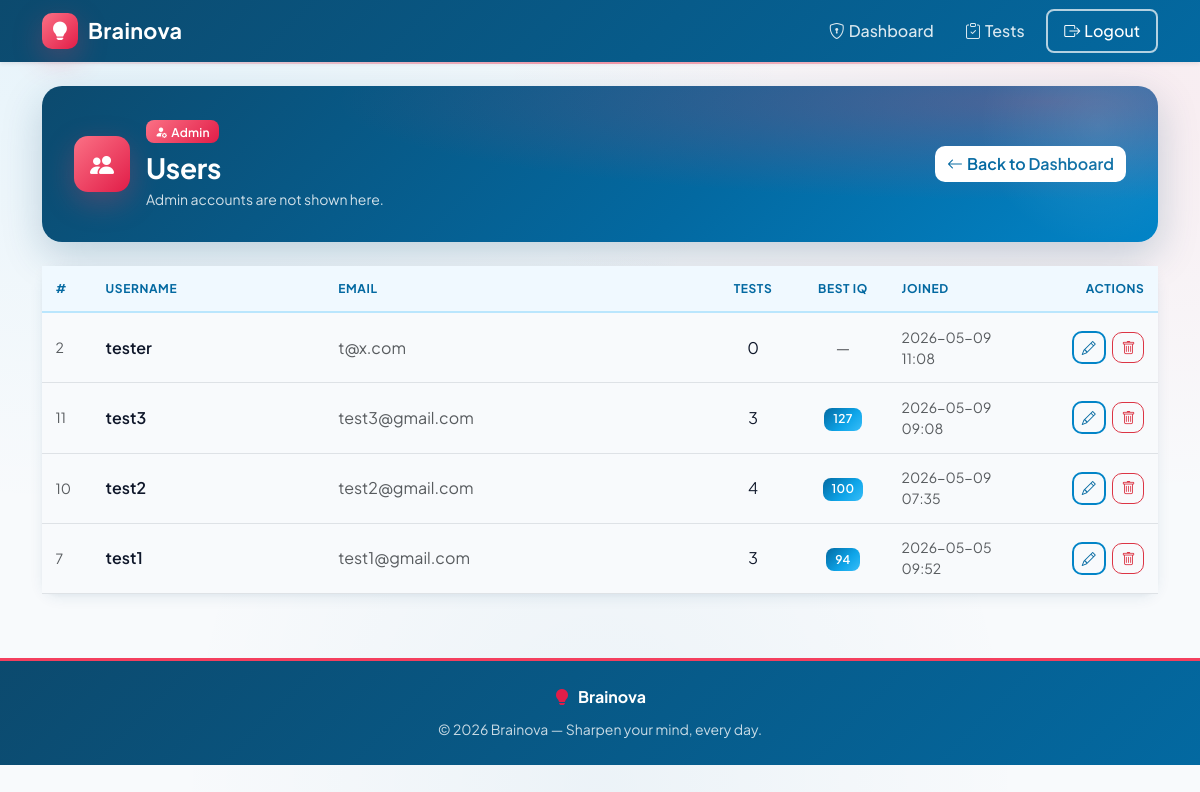
/admin/users (signed in), run on an earlier commit of the app's database.
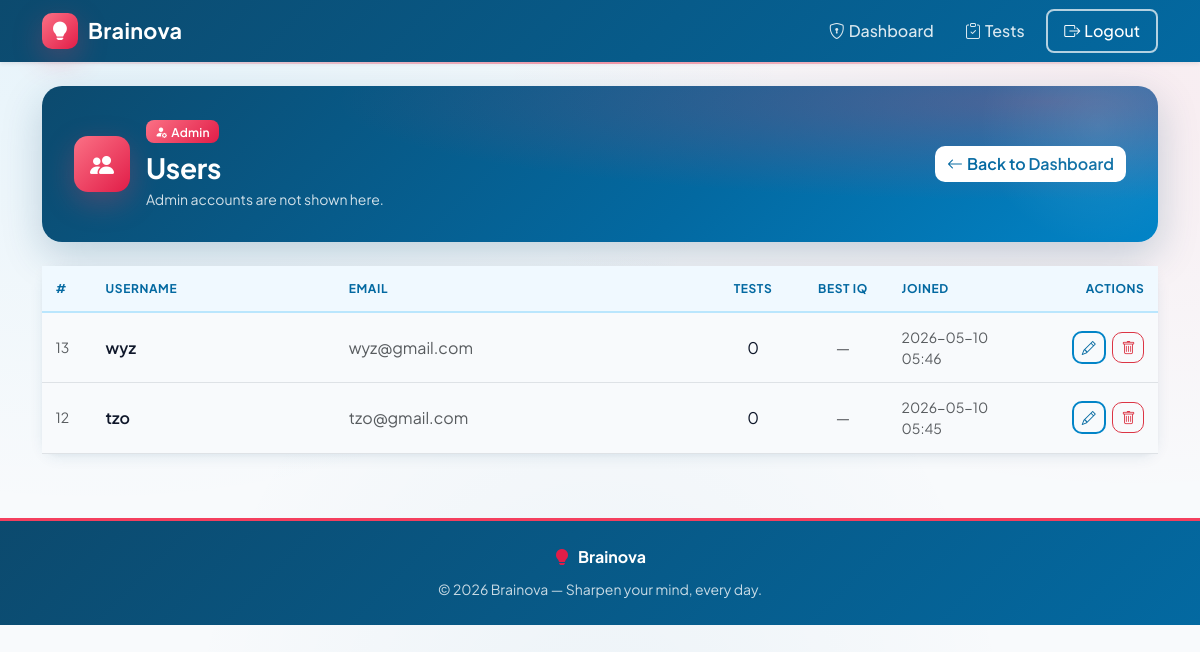
And on a later commit of the database.
### tables this page shows
CREATE TABLE users (
    id INTEGER PRIMARY KEY AUTOINCREMENT,
    username TEXT NOT NULL UNIQUE,
    email TEXT NOT NULL UNIQUE,
    password TEXT NOT NULL,
    is_admin INTEGER DEFAULT 0,
    created_at TIMESTAMP DEFAULT CURRENT_TIMESTAMP
);

### routes/admin.py (the view)
@admin_bp.route('/users')
@admin_required
def users():
    db = get_db()
    rows = db.execute(
        '''SELECT u.id, u.username, u.email, u.created_at,
                  COUNT(tr.id) AS test_count,
                  MAX(tr.iq_score) AS best_iq
           FROM users u
           LEFT JOIN test_results tr ON tr.user_id = u.id
           WHERE u.is_admin = 0
           GROUP BY u.id
           ORDER BY u.created_at DESC'''
    ).fetchall()
    db.close()
    return render_template('admin/users.html', users=rows)

### app.py (called while the page is built)
@app.context_processor
def inject_notification_count():
    if 'user_id' in session and not session.get('is_admin'):
        return {'unread_notifications': unread_count(session['user_id'])}
    return {'unread_notifications': 0}

### database.py (called while the page is built)
def get_db():
    conn = sqlite3.connect(DATABASE)
    conn.row_factory = sqlite3.Row
    conn.execute("PRAGMA foreign_keys = ON")
    return conn

### routes/admin.py (called while the page is built)
def admin_required(f):
    @wraps(f)
    def decorated(*args, **kwargs):
        if 'user_id' not in session:
            flash('Please log in.', 'warning')
            return redirect(url_for('auth.login'))
        if not session.get('is_admin'):
            flash('Admin access required.', 'danger')
            return redirect(url_for('index'))
        return f(*args, **kwargs)
    return decorated

### templates/admin/users.html (shortened to what this page needs)
{% extends "base.html" %}
{% block content %}
<div class="page-banner d-flex justify-content-between align-items-center flex-wrap gap-3">
  <div class="d-flex align-items-center gap-3">
    <div class="banner-icon"><i class="bi bi-people-fill"></i></div>
    <div>
      <span class="badge bg-warning text-dark mb-2"><i class="bi bi-person-fill-gear me-1"></i>Admin</span>
      <h3 class="fw-bold mb-1">Users</h3>
      <p class="mb-0 small">Admin accounts are not shown here.</p>
    </div>
  </div>
  <a href="{{ url_for('admin.dashboard') }}" class="btn btn-light">
    <i class="bi bi-arrow-left me-1"></i>Back to Dashboard
  </a>
</div>
<div class="card border-0 shadow-sm">
  <div class="card-body p-0">
    {% if users %}
      <div class="table-responsive">
        <table class="table table-hover align-middle mb-0">
          <thead class="table-light">
            <tr>
              <th style="width:50px">#</th>
              <th>Username</th>
              <th>Email</th>
              <th style="width:90px" class="text-center">Tests</th>
              <th style="width:90px" class="text-center">Best IQ</th>
              <th style="width:140px">Joined</th>
              <th style="width:130px" class="text-end">Actions</th>
            </tr>
          </thead>
          <tbody>
            {% for u in users %}
            <tr>
              <td class="text-muted small">{{ u['id'] }}</td>
              <td class="fw-semibold">{{ u['username'] }}</td>
              <td class="text-muted">{{ u['email'] }}</td>
              <td class="text-center">{{ u['test_count'] }}</td>
              <td class="text-center">
                {% if u['best_iq'] %}
                  <span class="badge bg-primary">{{ u['best_iq'] }}</span>
                {% else %}
                  <span class="text-muted">—</span>
                {% endif %}
              </td>
              <td class="text-muted small">{{ u['created_at'][:16] }}</td>
              <td class="text-end">
                <a href="{{ url_for('admin.edit_user', user_id=u['id']) }}"
                   class="btn btn-sm btn-outline-primary me-1" title="Edit">
                  <i class="bi bi-pencil"></i>
                </a>
                <form method="POST" action="{{ url_for('admin.delete_user', user_id=u['id']) }}"
                      class="d-inline"
                      onsubmit="return confirm('Delete user &quot;{{ u['username'] }}&quot; and all their test results? This cannot be undone.')">
                  <button type="submit" class="btn btn-sm btn-outline-danger" title="Delete">
                    <i class="bi bi-trash"></i>
                  </button>
                </form>
              </td>
            </tr>
            {% endfor %}
          </tbody>
        </table>
      </div>
    {% else %}
      <div class="text-center py-5 text-muted">
        <i class="bi bi-people display-4 d-block mb-3"></i>
        <p>No registered users yet.</p>
      </div>
    {% endif %}
  </div>
</div>
{% endblock %}

What changed in the data, as far as the page shows it:
removed users: id "2", username "tester", email "t@x.com", test_count "0", created_at "2026-05-09 11:08"
removed users: id "11", username "test3", email "test3@gmail.com", test_count "3", best_iq "127", created_at "2026-05-09 09:08"
removed users: id "10", username "test2", email "test2@gmail.com", test_count "4", best_iq "100", created_at "2026-05-09 07:35"
removed users: id "7", username "test1", email "test1@gmail.com", test_count "3", best_iq "94", created_at "2026-05-05 09:52"
added users: id "13", username "wyz", email "wyz@gmail.com", test_count "0", created_at "2026-05-10 05:46"
added users: id "12", username "tzo", email "tzo@gmail.com", test_count "0", created_at "2026-05-10 05:45"
